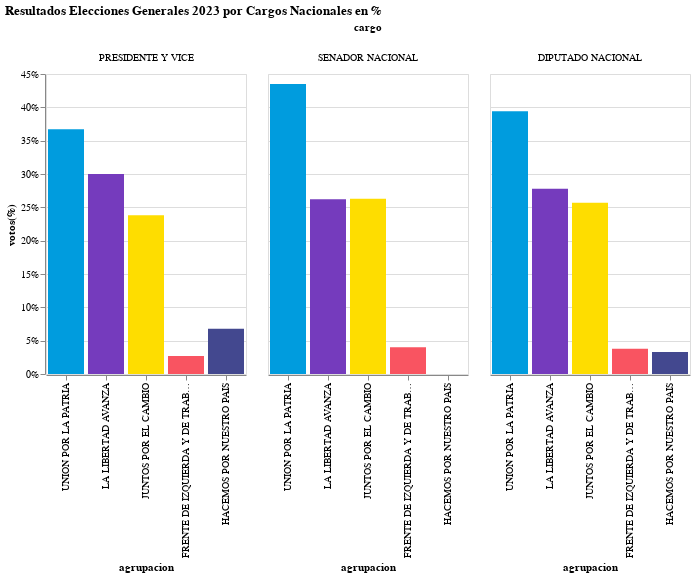

Write notebook code for a chart like this one.
### Code cell
orden = ['PRESIDENTE Y VICE', 'GOBERNADOR Y VICE', 'SENADOR NACIONAL', 'DIPUTADO NACIONAL', 'INTENDENTE']

alt.Chart(source_grales_porc_cargo).mark_bar().encode(
    x=alt.X('agrupacion:O', sort='-y'),
    y=alt.Y('votos(%):Q', axis=alt.Axis(format='%')),
    color=alt.Color('color:N', scale=None), 
    column=alt.Column('cargo:N', sort=orden)
).properties(
    title="Resultados Elecciones Generales 2023 por Cargos Nacionales en %"
).configure_view(
    step=40  # Adjust this value to control the separation between bars
)

### Figure 1 — Vega-Lite specification as saved in the notebook (floating-point values rounded to 4 significant figures)
{"config": {"view": {"continuousWidth": 300, "continuousHeight": 300, "step": 40}}, "data": {"name": "data-656f2aedebdd609eacf9a4f758b76fae"}, "mark": {"type": "bar"}, "encoding": {"color": {"field": "color", "scale": null, "type": "nominal"}, "column": {"field": "cargo", "sort": ["PRESIDENTE Y VICE", "GOBERNADOR Y VICE", "SENADOR NACIONAL", "DIPUTADO NACIONAL", "INTENDENTE"], "type": "nominal"}, "x": {"field": "agrupacion", "sort": "-y", "type": "ordinal"}, "y": {"axis": {"format": "%"}, "field": "votos(%)", "type": "quantitative"}}, "title": "Resultados Elecciones Generales 2023 por Cargos Nacionales en %", "$schema": "https://vega.github.io/schema/vega-lite/v5.15.1.json", "datasets": {"data-656f2aedebdd609eacf9a4f758b76fae": [{"agrupacion": "HACEMOS POR NUESTRO PAIS", "cargo": "DIPUTADO NACIONAL", "votos": 675792, "votos(%)": 0.033, "color": "#43488f"}, {"agrupacion": "FRENTE DE IZQUIERDA Y DE TRABAJADORES - UNIDAD", "cargo": "DIPUTADO NACIONAL", "votos": 781145, "votos(%)": 0.038, "color": "#F95461"}, {"agrupacion": "JUNTOS POR EL CAMBIO", "cargo": "DIPUTADO NACIONAL", "votos": 5276002, "votos(%)": 0.257, "color": "#FEDD00"}, {"agrupacion": "LA LIBERTAD AVANZA", "cargo": "DIPUTADO NACIONAL", "votos": 5696688, "votos(%)": 0.278, "color": "#753BBD"}, {"agrupacion": "UNION POR LA PATRIA", "cargo": "DIPUTADO NACIONAL", "votos": 8069374, "votos(%)": 0.394, "color": "#009CDE"}, {"agrupacion": "FRENTE DE IZQUIERDA Y DE TRABAJADORES - UNIDAD", "cargo": "PRESIDENTE Y VICE", "votos": 709932, "votos(%)": 0.027, "color": "#F95461"}, {"agrupacion": "HACEMOS POR NUESTRO PAIS", "cargo": "PRESIDENTE Y VICE", "votos": 1784315, "votos(%)": 0.068, "color": "#43488f"}, {"agrupacion": "JUNTOS POR EL CAMBIO", "cargo": "PRESIDENTE Y VICE", "votos": 6267152, "votos(%)": 0.238, "color": "#FEDD00"}, {"agrupacion": "LA LIBERTAD AVANZA", "cargo": "PRESIDENTE Y VICE", "votos": 7884336, "votos(%)": 0.3, "color": "#753BBD"}, {"agrupacion": "UNION POR LA PATRIA", "cargo": "PRESIDENTE Y VICE", "votos": 9645983, "votos(%)": 0.367, "color": "#009CDE"}, {"agrupacion": "FRENTE DE IZQUIERDA Y DE TRABAJADORES - UNIDAD", "cargo": "SENADOR NACIONAL", "votos": 429269, "votos(%)": 0.04, "color": "#F95461"}, {"agrupacion": "LA LIBERTAD AVANZA", "cargo": "SENADOR NACIONAL", "votos": 2789624, "votos(%)": 0.262, "color": "#753BBD"}, {"agrupacion": "JUNTOS POR EL CAMBIO", "cargo": "SENADOR NACIONAL", "votos": 2791071, "votos(%)": 0.263, "color": "#FEDD00"}, {"agrupacion": "UNION POR LA PATRIA", "cargo": "SENADOR NACIONAL", "votos": 4619394, "votos(%)": 0.435, "color": "#009CDE"}]}}
